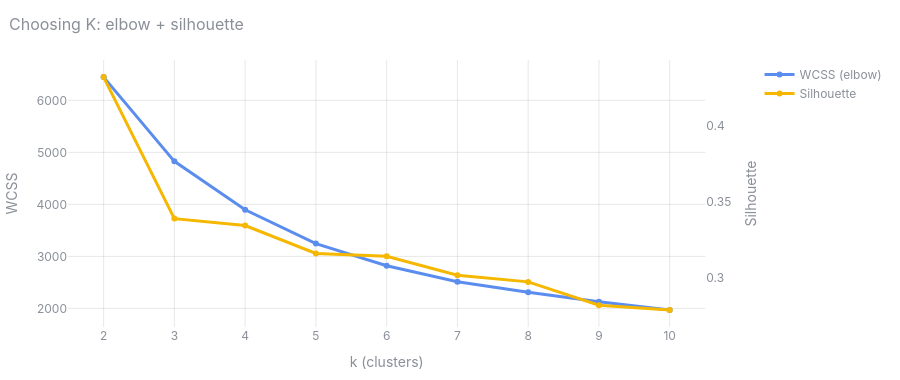

Here is the notebook cell this chart was saved with:
### Markdown cell above
## 12 · Clustering & evaluation
We don't pick K because a curve "looks right". Four independent criteria are used: **WCSS elbow, silhouette, Davies-Bouldin and bootstrap stability** (ARI between a K-Means fit on all data and fits on random 80% subsets), plus **actionability**.

### Code cell
ev = sg.evaluate_k(Xs)
display(ev.round(3))
viz.elbow_silhouette(ev)

### Figure 1 — Plotly figure (JSON) as saved in the notebook; plotly's stock layout.template omitted (floating-point values rounded to 4 significant figures)
{"data": [{"line": {"color": "#5b8def", "width": 3}, "mode": "lines+markers", "name": "WCSS (elbow)", "type": "scatter", "x": [2, 3, 4, 5, 6, 7, 8, 9, 10], "y": [6447.0, 4827.0, 3897.0, 3246.0, 2820.0, 2512.0, 2309.0, 2130.0, 1972.0]}, {"line": {"color": "#f5b700", "width": 3}, "mode": "lines+markers", "name": "Silhouette", "type": "scatter", "x": [2, 3, 4, 5, 6, 7, 8, 9, 10], "xaxis": "x", "y": [0.432, 0.3391, 0.3346, 0.3163, 0.3144, 0.3019, 0.2975, 0.2822, 0.2791], "yaxis": "y2"}], "layout": {"font": {"color": "#8a8f98", "family": "Inter, system-ui, sans-serif", "size": 12}, "height": 380, "hoverlabel": {"font": {"size": 12}}, "legend": {"bgcolor": "rgba(0,0,0,0)"}, "margin": {"b": 45, "l": 50, "r": 20, "t": 60}, "paper_bgcolor": "rgba(0,0,0,0)", "plot_bgcolor": "rgba(0,0,0,0)", "title": {"font": {"size": 16}, "text": "Choosing K: elbow + silhouette", "x": 0.01}, "xaxis": {"anchor": "y", "domain": [0.0, 0.94], "dtick": 1, "gridcolor": "rgba(128,128,128,.18)", "title": {"text": "k (clusters)"}, "zeroline": false}, "yaxis": {"anchor": "x", "domain": [0.0, 1.0], "gridcolor": "rgba(128,128,128,.18)", "title": {"text": "WCSS"}, "zeroline": false}, "yaxis2": {"anchor": "x", "gridcolor": "rgba(128,128,128,.18)", "overlaying": "y", "showgrid": false, "side": "right", "title": {"text": "Silhouette"}, "zeroline": false}}}
